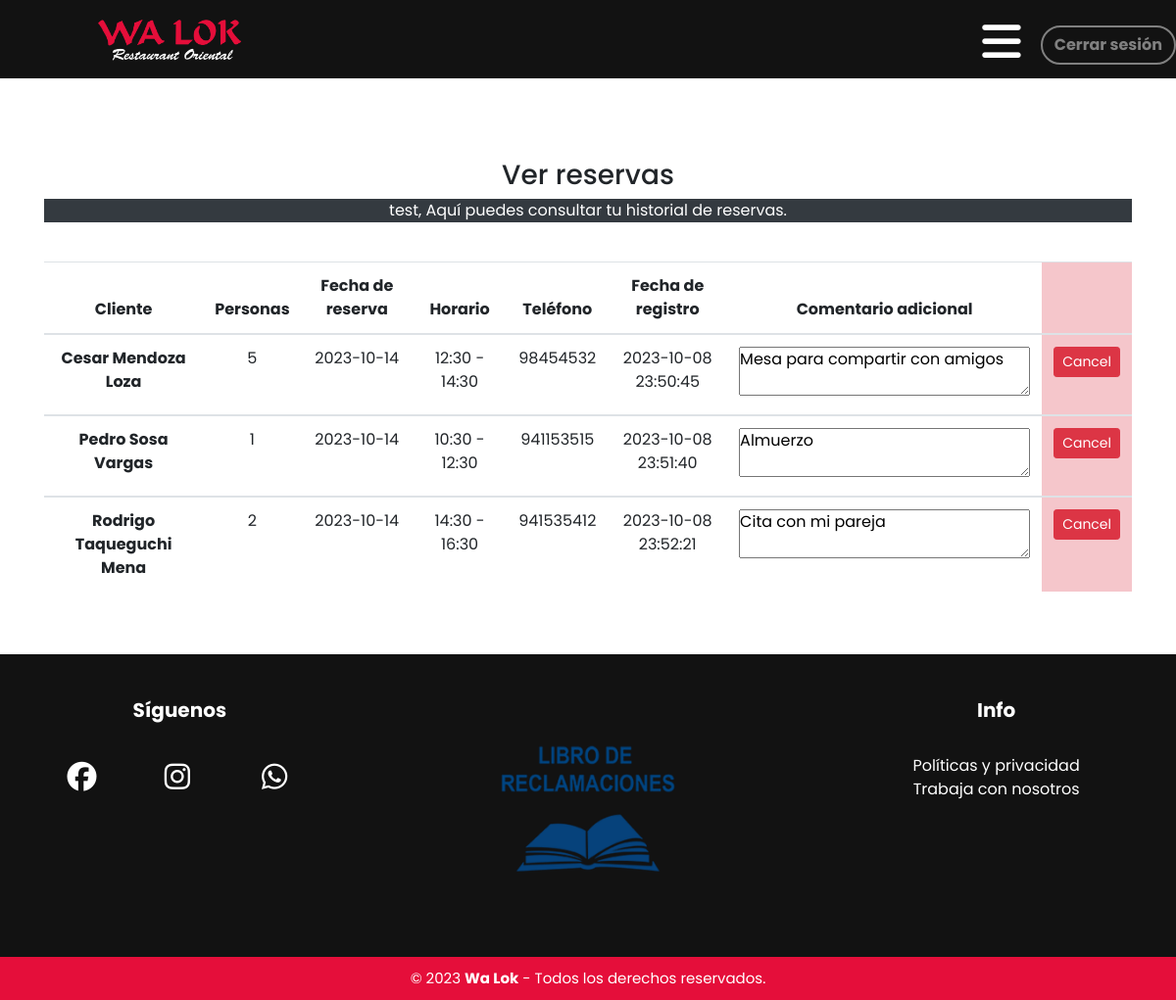
Screenshot of /view_reservations.php (signed in) with the database file from the repository.
### tables this page shows
CREATE TABLE `reservation` (
  `reserv_id` int(11) NOT NULL,
  `f_name` text NOT NULL,
  `l_name` text NOT NULL,
  `num_guests` int(11) NOT NULL,
  `num_tables` int(11) NOT NULL,
  `rdate` date NOT NULL,
  `time_zone` text NOT NULL,
  `telephone` text NOT NULL,
  `comment` mediumtext NOT NULL,
  `reg_date` timestamp NOT NULL DEFAULT current_timestamp(),
  `user_fk` int(11) NOT NULL
);

### includes/view.reservation.inc.php (the view, shortened to what this page needs)
<?php
if(isset($_SESSION['user_id'])){
    require 'includes/dbh.inc.php';
    $user = $_SESSION['user_id'];
    $role = $_SESSION['role'];
    if($role==1){
    $sql = "SELECT * FROM reservation WHERE user_fk = $user";
    $result = $conn->query($sql);
    if ($result->num_rows > 0) {
        echo
        '
            <table class="table table-hover table-responsive-sm text-center">
                <thead>
                    <tr>
                        <th scope="col">Cliente</th>
                        <th scope="col">Personas</th>
                        <th scope="col">Fecha de reserva</th>
                        <th scope="col">Horario</th>
                        <th scope="col">Teléfono</th>
                        <th scope="col">Fecha de registro</th>
                        <th scope="col">Comentario adicional</th>
                        <th class="table-danger" scope="col"></th>
                    </tr>
                </thead> ';
        while($row = $result->fetch_assoc()) {
        echo"
                <tbody>
                    <tr>
                    <form action='includes/delete.php' method='POST'>
                    <input name='reserv_id' type='hidden' value=".$row["reserv_id"].">
                      <th scope='row'>".$row["f_name"]." ".$row["l_name"]."</th>
                      <td>".$row["num_guests"]."</td>
                      <td>".$row["rdate"]."</td>
                      <td>".$row["time_zone"]."</td>
                      <td>".$row["telephone"]."</td>
                      <td>".$row["reg_date"]."</td>
                      <td><textarea readonly>".$row["comment"]."</textarea></td>
                      <td class='table-danger'><button type='submit' name='delete-submit' class='btn btn-danger btn-sm'>Cancel</button></td>
                          </form>
                    </tr>
              </tbody>";
        }
        echo "</table>";
    }
    else {    echo "<p class='text-white text-center bg-danger'>Your reservation list is empty!<p>"; }
    }
}

### css/header.css (style rules this page uses)
* { margin: 0; padding: 0; font-family: 'Poppins', sans-serif; }

### css/reservation.css (style rules this page uses)
* { margin: 0; padding: 0; box-sizing: border-box; font-family: 'Poppins', sans-serif; }

### rows the page displays
reservation: f_name "Cesar", l_name "Mendoza Loza", num_guests "5", rdate "2023-10-14", time_zone "12:30 - 14:30", telephone "98454532", reg_date "2023-10-08 23:50:45", comment "Mesa para compartir con amigos"
reservation: f_name "Pedro", l_name "Sosa Vargas", num_guests "1", rdate "2023-10-14", time_zone "10:30 - 12:30", telephone "941153515", reg_date "2023-10-08 23:51:40", comment "Almuerzo"
reservation: f_name "Rodrigo", l_name "Taqueguchi Mena", num_guests "2", rdate "2023-10-14", time_zone "14:30 - 16:30", telephone "941535412", reg_date "2023-10-08 23:52:21", comment "Cita con mi pareja"

### other values shown
$_SESSION['username'] "test"
